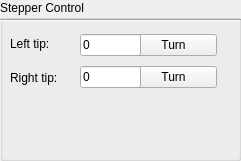
       <widget class="QGroupBox" name="groupBox_13">
        <property name="geometry">
         <rect>
          <x>800</x>
          <y>20</y>
          <width>241</width>
          <height>161</height>
         </rect>
        </property>
        <property name="title">
         <string>Stepper Control</string>
        </property>
        <widget class="Line" name="line_18">
         <property name="geometry">
          <rect>
           <x>0</x>
           <y>10</y>
           <width>241</width>
           <height>20</height>
          </rect>
         </property>
         <property name="orientation">
          <enum>Qt::Horizontal</enum>
         </property>
        </widget>
        <widget class="QWidget" name="verticalLayoutWidget_10">
         <property name="geometry">
          <rect>
           <x>130</x>
           <y>30</y>
           <width>87</width>
           <height>62</height>
          </rect>
         </property>
         <layout class="QVBoxLayout" name="verticalLayout_34">
          <item>
           <widget class="QPushButton" name="turnLeftTipButton">
            <property name="text">
             <string>Turn</string>
            </property>
           </widget>
          </item>
          <item>
           <widget class="QPushButton" name="turnRightTipButton">
            <property name="text">
             <string>Turn</string>
            </property>
           </widget>
          </item>
         </layout>
        </widget>
        <widget class="QWidget" name="verticalLayoutWidget_3">
         <property name="geometry">
          <rect>
           <x>10</x>
           <y>30</y>
           <width>71</width>
           <height>61</height>
          </rect>
         </property>
         <layout class="QVBoxLayout" name="verticalLayout_8">
          <item>
           <widget class="QLabel" name="label_21">
            <property name="text">
             <string>Left tip:</string>
            </property>
           </widget>
          </item>
          <item>
           <widget class="QLabel" name="label_22">
            <property name="text">
             <string>Right tip:</string>
            </property>
           </widget>
          </item>
         </layout>
        </widget>
        <widget class="QWidget" name="verticalLayoutWidget_18">
         <property name="geometry">
          <rect>
           <x>80</x>
           <y>30</y>
           <width>61</width>
           <height>62</height>
          </rect>
         </property>
         <layout class="QVBoxLayout" name="verticalLayout_35">
          <item>
           <widget class="QLineEdit" name="rotationAngleLeft">
            <property name="text">
             <string>0</string>
            </property>
           </widget>
          </item>
          <item>
           <widget class="QLineEdit" name="rotationAngleRight">
            <property name="text">
             <string>0</string>
            </property>
           </widget>
          </item>
         </layout>
        </widget>
       </widget>
